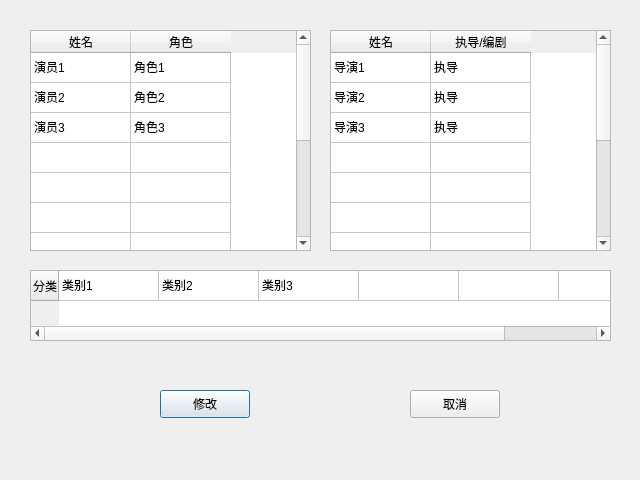
<?xml version="1.0" encoding="UTF-8"?>
<ui version="4.0">
 <class>ModifyMoreDialog</class>
 <widget class="QDialog" name="ModifyMoreDialog">
  <property name="geometry">
   <rect>
    <x>0</x>
    <y>0</y>
    <width>640</width>
    <height>480</height>
   </rect>
  </property>
  <property name="windowTitle">
   <string>修改信息</string>
  </property>
  <widget class="QTableWidget" name="DirectorTable">
   <property name="geometry">
    <rect>
     <x>330</x>
     <y>30</y>
     <width>281</width>
     <height>221</height>
    </rect>
   </property>
   <property name="rowCount">
    <number>12</number>
   </property>
   <attribute name="horizontalHeaderVisible">
    <bool>true</bool>
   </attribute>
   <attribute name="verticalHeaderVisible">
    <bool>false</bool>
   </attribute>
   <row>
    <property name="text">
     <string>新建行</string>
    </property>
   </row>
   <row>
    <property name="text">
     <string>新建行</string>
    </property>
   </row>
   <row>
    <property name="text">
     <string>新建行</string>
    </property>
   </row>
   <row>
    <property name="text">
     <string>新建行</string>
    </property>
   </row>
   <row>
    <property name="text">
     <string>新建行</string>
    </property>
   </row>
   <row>
    <property name="text">
     <string>新建行</string>
    </property>
   </row>
   <row>
    <property name="text">
     <string>新建行</string>
    </property>
   </row>
   <row>
    <property name="text">
     <string>新建行</string>
    </property>
   </row>
   <row>
    <property name="text">
     <string>新建行</string>
    </property>
   </row>
   <row>
    <property name="text">
     <string>新建行</string>
    </property>
   </row>
   <row>
    <property name="text">
     <string>新建行</string>
    </property>
   </row>
   <row/>
   <column>
    <property name="text">
     <string>姓名</string>
    </property>
   </column>
   <column>
    <property name="text">
     <string>执导/编剧</string>
    </property>
   </column>
   <item row="0" column="0">
    <property name="text">
     <string>导演1</string>
    </property>
   </item>
   <item row="0" column="1">
    <property name="text">
     <string>执导</string>
    </property>
   </item>
   <item row="1" column="0">
    <property name="text">
     <string>导演2</string>
    </property>
   </item>
   <item row="1" column="1">
    <property name="text">
     <string>执导</string>
    </property>
   </item>
   <item row="2" column="0">
    <property name="text">
     <string>导演3</string>
    </property>
   </item>
   <item row="2" column="1">
    <property name="text">
     <string>执导</string>
    </property>
   </item>
  </widget>
  <widget class="QTableWidget" name="CastTable">
   <property name="geometry">
    <rect>
     <x>30</x>
     <y>30</y>
     <width>281</width>
     <height>221</height>
    </rect>
   </property>
   <property name="rowCount">
    <number>12</number>
   </property>
   <attribute name="horizontalHeaderVisible">
    <bool>true</bool>
   </attribute>
   <attribute name="verticalHeaderVisible">
    <bool>false</bool>
   </attribute>
   <row>
    <property name="text">
     <string>新建行</string>
    </property>
   </row>
   <row>
    <property name="text">
     <string>新建行</string>
    </property>
   </row>
   <row>
    <property name="text">
     <string>新建行</string>
    </property>
   </row>
   <row>
    <property name="text">
     <string>新建行</string>
    </property>
   </row>
   <row>
    <property name="text">
     <string>新建行</string>
    </property>
   </row>
   <row>
    <property name="text">
     <string>新建行</string>
    </property>
   </row>
   <row>
    <property name="text">
     <string>新建行</string>
    </property>
   </row>
   <row>
    <property name="text">
     <string>新建行</string>
    </property>
   </row>
   <row>
    <property name="text">
     <string>新建行</string>
    </property>
   </row>
   <row>
    <property name="text">
     <string>新建行</string>
    </property>
   </row>
   <row>
    <property name="text">
     <string>新建行</string>
    </property>
   </row>
   <row/>
   <column>
    <property name="text">
     <string>姓名</string>
    </property>
   </column>
   <column>
    <property name="text">
     <string>角色</string>
    </property>
   </column>
   <item row="0" column="0">
    <property name="text">
     <string>演员1</string>
    </property>
   </item>
   <item row="0" column="1">
    <property name="text">
     <string>角色1</string>
    </property>
   </item>
   <item row="1" column="0">
    <property name="text">
     <string>演员2</string>
    </property>
   </item>
   <item row="1" column="1">
    <property name="text">
     <string>角色2</string>
    </property>
   </item>
   <item row="2" column="0">
    <property name="text">
     <string>演员3</string>
    </property>
   </item>
   <item row="2" column="1">
    <property name="text">
     <string>角色3</string>
    </property>
   </item>
  </widget>
  <widget class="QTableWidget" name="GenreTable">
   <property name="geometry">
    <rect>
     <x>30</x>
     <y>270</y>
     <width>581</width>
     <height>71</height>
    </rect>
   </property>
   <property name="rowCount">
    <number>1</number>
   </property>
   <attribute name="horizontalHeaderVisible">
    <bool>false</bool>
   </attribute>
   <attribute name="verticalHeaderVisible">
    <bool>true</bool>
   </attribute>
   <row>
    <property name="text">
     <string>分类</string>
    </property>
   </row>
   <column>
    <property name="text">
     <string>新建列</string>
    </property>
   </column>
   <column>
    <property name="text">
     <string>新建列</string>
    </property>
   </column>
   <column>
    <property name="text">
     <string>新建列</string>
    </property>
   </column>
   <column>
    <property name="text">
     <string>新建列</string>
    </property>
   </column>
   <column>
    <property name="text">
     <string>新建列</string>
    </property>
   </column>
   <column>
    <property name="text">
     <string>新建列</string>
    </property>
   </column>
   <item row="0" column="0">
    <property name="text">
     <string>类别1</string>
    </property>
   </item>
   <item row="0" column="1">
    <property name="text">
     <string>类别2</string>
    </property>
   </item>
   <item row="0" column="2">
    <property name="text">
     <string>类别3</string>
    </property>
   </item>
  </widget>
  <widget class="QPushButton" name="Modify">
   <property name="geometry">
    <rect>
     <x>160</x>
     <y>390</y>
     <width>90</width>
     <height>28</height>
    </rect>
   </property>
   <property name="font">
    <font>
     <family>宋体</family>
    </font>
   </property>
   <property name="text">
    <string>修改</string>
   </property>
   <property name="default">
    <bool>true</bool>
   </property>
  </widget>
  <widget class="QPushButton" name="Cancel">
   <property name="geometry">
    <rect>
     <x>410</x>
     <y>390</y>
     <width>90</width>
     <height>28</height>
    </rect>
   </property>
   <property name="font">
    <font>
     <family>宋体</family>
    </font>
   </property>
   <property name="text">
    <string>取消</string>
   </property>
  </widget>
 </widget>
 <resources/>
 <connections>
  <connection>
   <sender>Modify</sender>
   <signal>clicked()</signal>
   <receiver>ModifyMoreDialog</receiver>
   <slot>modify()</slot>
   <hints>
    <hint type="sourcelabel">
     <x>193</x>
     <y>410</y>
    </hint>
    <hint type="destinationlabel">
     <x>192</x>
     <y>454</y>
    </hint>
   </hints>
  </connection>
  <connection>
   <sender>Cancel</sender>
   <signal>clicked()</signal>
   <receiver>ModifyMoreDialog</receiver>
   <slot>reject()</slot>
   <hints>
    <hint type="sourcelabel">
     <x>455</x>
     <y>393</y>
    </hint>
    <hint type="destinationlabel">
     <x>447</x>
     <y>468</y>
    </hint>
   </hints>
  </connection>
 </connections>
 <slots>
  <slot>modify()</slot>
 </slots>
</ui>
